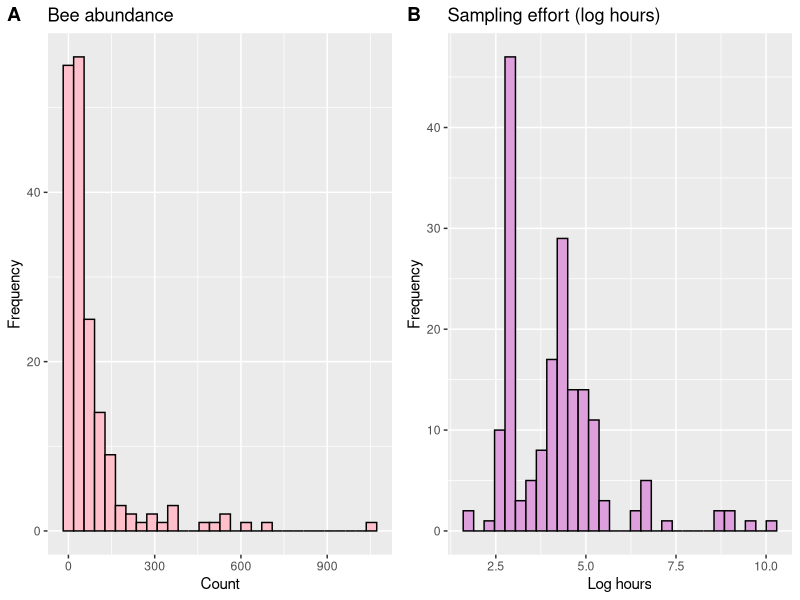
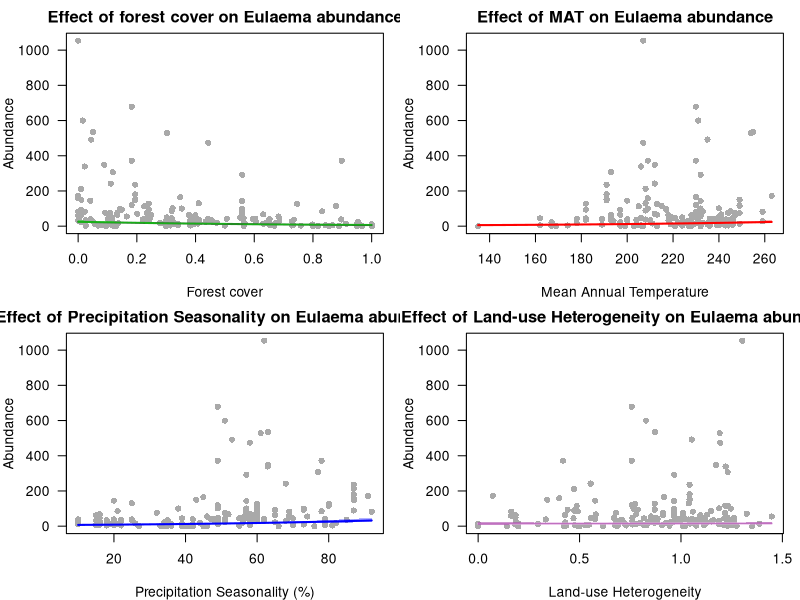

Reproduce these figures in R, in order.
library(dplyr)
library(ggplot2)
library(MASS)
library(cowplot)

dat = read.csv("exercise_6/Eulaema.csv")
head(dat)

summary(dat$Eulaema_nigrita)
h_bee = ggplot(dat, aes(x = Eulaema_nigrita)) +
  geom_histogram(fill = "pink", color = "black") +
  labs(title = "Bee abundance", x = "Count", y = "Frequency")

summary(dat$effort)
h_effort = ggplot(dat, aes(x = effort)) +
  geom_histogram(fill = "plum", color = "black") +
  labs(title = "Sampling effort (log hours)", x = "Log hours", y = "Frequency")

plot_grid( h_bee, h_effort, ncol = 2,
          labels = c("A", "B"))

m = glm(Eulaema_nigrita ~ effort + altitude + MAT, "poisson", data=dat)
summary(m)

m_nb <- glm.nb(Eulaema_nigrita ~ offset(log(effort)) + altitude + MAT + MAP + 
                Tseason + Pseason + forest. + lu_het, data = dat) # model accounts for varying sampling effort

summary(m_nb)
coef(summary(m_nb))

m_strong <- glm.nb(Eulaema_nigrita ~ offset(log(effort)) + forest. + MAT + Pseason + 
                   lu_het, data = dat) # model accounts for varying sampling effort
summary(m_strong)

# Proportional change

Δx_forest = max(dat$forest.) - min(dat$forest.)
relative_change_forest= exp(Δx_forest*-1.342057)
percent_change_forest = (relative_change_forest -1)*100

Δx_MAT = max(dat$MAT) - min(dat$MAT)
relative_change_MAT = exp(Δx_MAT*0.010935)
percent_change_MAT = (relative_change_MAT -1)*100

Δx_Pseason = max(dat$Pseason) - min(dat$Pseason)
relative_change_Pseason = exp(Δx_Pseason*0.018325)
percent_change_Pseason = (relative_change_Pseason -1)*100

Δx_lu_het = max(dat$lu_het) - min(dat$lu_het)
relative_change_lu_het = exp(Δx_lu_het*0.064234)
percent_change_lu_het = (relative_change_lu_het -1)*100

par(mfrow = c(2,2), mar=c(4,4,2,1))
x_forest <- dat$forest.
y <- dat$Eulaema_nigrita
xx_forest <- seq(min(x_forest), max(x_forest), length.out = 100)
forest_data <- data.frame(
  forest. = xx_forest,
  MAT = mean(dat$MAT),
  Pseason = mean(dat$Pseason),
  lu_het = mean(dat$lu_het),
  effort = 1  
)
y_hat_forest <- predict(m_strong, newdata = forest_data, type = "link", se.fit = TRUE)
fit <- exp(y_hat_forest$fit)
upper <- exp(y_hat_forest$fit + 1.96 * y_hat_forest$se.fit)
lower <- exp(y_hat_forest$fit - 1.96 * y_hat_forest$se.fit)
lower[lower < 0] <- 0 

pfor = plot(x_forest, y, col="darkgrey", pch=16, las=1,
     main="Effect of forest cover on Eulaema abundance",
     xlab="Forest cover", ylab="Abundance")
lines(xx_forest, fit, col="forestgreen", lwd=2)
polygon(c(xx_forest, rev(xx_forest)), c(upper, rev(lower)),
        col=rgb(0, 1, 0, 0.3), border=NA)


x_MAT <- dat$MAT
xx_MAT <- seq(min(x_MAT), max(x_MAT), length.out = 100)

data_MAT <- data.frame(
  forest. = mean(dat$forest.),
  MAT = xx_MAT,
  Pseason = mean(dat$Pseason),
  lu_het = mean(dat$lu_het),
  effort = 1
)

y_hat_MAT <- predict(m_strong, newdata = data_MAT, type = "link", se.fit = TRUE)
fit_MAT <- exp(y_hat_MAT$fit)
upper_MAT <- exp(y_hat_MAT$fit + 1.96 * y_hat_MAT$se.fit)
lower_MAT <- exp(y_hat_MAT$fit - 1.96 * y_hat_MAT$se.fit)
lower_MAT[lower_MAT < 0] <- 0

pmat = plot(x_MAT, y, col="darkgrey", pch=16, las=1,
     main="Effect of MAT on Eulaema abundance",
     xlab="Mean Annual Temperature", ylab="Abundance")
lines(xx_MAT, fit_MAT, col="red", lwd=2)
polygon(c(xx_MAT, rev(xx_MAT)), c(upper_MAT, rev(lower_MAT)),
        col=rgb(1, 0, 0, 0.3), border=NA)

x_Pseason <- dat$Pseason
xx_Pseason <- seq(min(x_Pseason), max(x_Pseason), length.out = 100)

data_Pseason <- data.frame(
  forest. = mean(dat$forest.),
  MAT = mean(dat$MAT),
  Pseason = xx_Pseason,
  lu_het = mean(dat$lu_het),
  effort = 1
)

y_hat_Pseason <- predict(m_strong, newdata = data_Pseason, type = "link", se.fit = TRUE)
fit_Pseason <- exp(y_hat_Pseason$fit)
upper_Pseason <- exp(y_hat_Pseason$fit + 1.96 * y_hat_Pseason$se.fit)
lower_Pseason <- exp(y_hat_Pseason$fit - 1.96 * y_hat_Pseason$se.fit)
lower_Pseason[lower_Pseason < 0] <- 0

ppseason = plot(x_Pseason, y, col="darkgrey", pch=16, las=1,
     main="Effect of Precipitation Seasonality on Eulaema abundance",
     xlab="Precipitation Seasonality (%)", ylab="Abundance")
lines(xx_Pseason, fit_Pseason, col="blue", lwd=2)
polygon(c(xx_Pseason, rev(xx_Pseason)), c(upper_Pseason, rev(lower_Pseason)),
        col=rgb(0, 0, 1, 0.3), border=NA)

x_lu_het <- dat$lu_het
xx_lu_het <- seq(min(x_lu_het), max(x_lu_het), length.out = 100)

data_lu_het <- data.frame(
  forest. = mean(dat$forest.),
  MAT = mean(dat$MAT),
  Pseason = mean(dat$Pseason),
  lu_het = xx_lu_het,
  effort = 1
)

y_hat_lu_het <- predict(m_strong, newdata = data_lu_het, type = "link", se.fit = TRUE)
fit_lu_het <- exp(y_hat_lu_het$fit)
upper_lu_het <- exp(y_hat_lu_het$fit + 1.96 * y_hat_lu_het$se.fit)
lower_lu_het <- exp(y_hat_lu_het$fit - 1.96 * y_hat_lu_het$se.fit)
lower_lu_het[lower_lu_het < 0] <- 0

plu = plot(x_lu_het, y, col="darkgrey", pch=16, las=1,
     main="Effect of Land-use Heterogeneity on Eulaema abundance",
     xlab="Land-use Heterogeneity", ylab="Abundance")
lines(xx_lu_het, fit_lu_het, col="plum", lwd=2)
polygon(c(xx_lu_het, rev(xx_lu_het)), c(upper_lu_het, rev(lower_lu_het)),
        col=rgb(0.5, 0, 0.5, 0.3), border=NA)



